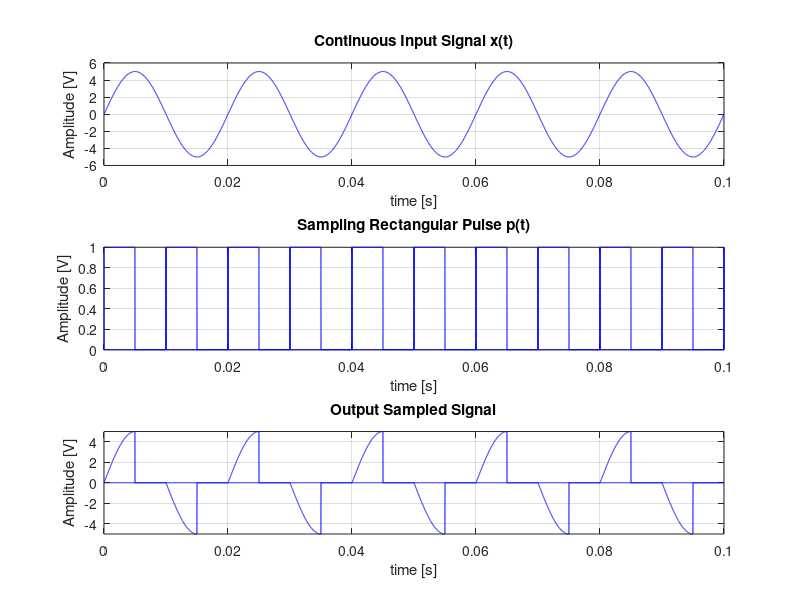

This chart was generated by the following MATLAB code:
% Nyquist Sampling
fs=100000;
f=100;
t=0:1/fs:0.1;
w = 2*pi*50;
x = 5*sin(w*t);
subplot(3,1,1);
plot(t,x,'b');
title('Continuous Input Signal x(t)');
xlabel('time [s]'); ylabel('Amplitude [V]');
grid on;
hold on;

rec=[0.1 50];
for train = 1: length(rec)
    for rate = 1: length(f)
        
        p = max(square(2*pi*f(rate)*t,rec(train)),0);
        subplot(3,1,2);
        plot(t,p,'b');
        title('Sampling Rectangular Pulse p(t)');
        xlabel('time [s]'); ylabel('Amplitude [V]');
        grid on;
        hold on;
        
        output = x.*p;
        subplot(3,1,3);
        plot(t,output, 'b');
        xlim([0,0.1])
        ylim([-5,5]);
        title('Output Sampled Signal');
        xlabel('time [s]'); ylabel('Amplitude [V]');
        grid on;
        hold on;
    end
end
